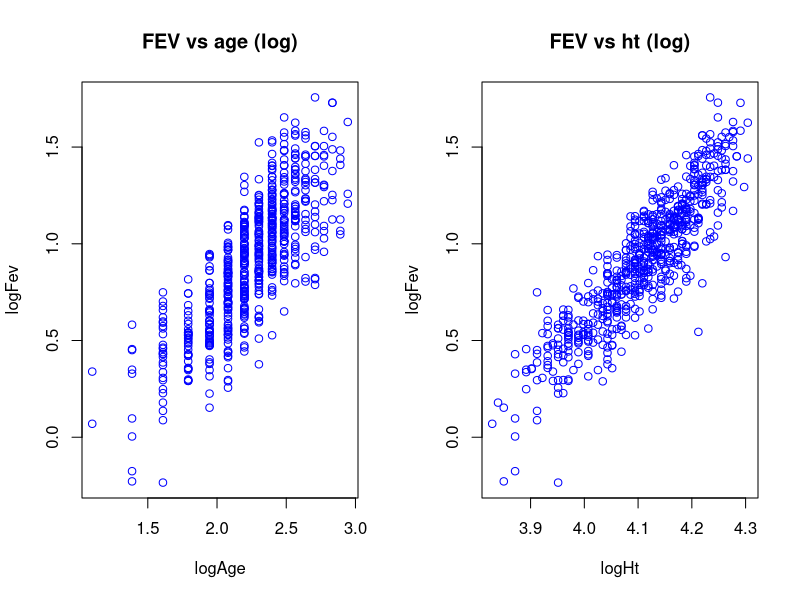

The R script that drew this image:
## ---- chunk 1
a2 = read.table("DataA2.txt", sep=" ", header=T)
logFev <- log(a2$fev); logAge <- log(a2$age); logHt <- log(a2$ht)
par(mfrow = c(1,2))
plot(logAge, logFev, type="p", col="blue", pch=21, main="FEV vs age (log)")
plot(logHt, logFev, type="p", col="blue", pch=21, main="FEV vs ht (log)")
mod1 = lm(logFev~logAge+logHt)
## ---- chunk 2
# MLR ANOVA, adjusted R^2 
set.seed(1)
N <- 10; u <- sample(length(logFev), N)
logFevA <- logFev[u]; logAgeA<-logAge[u]
rA <- rnorm(N) # a new potential predictor, random noise 

mod2 = lm(logFevA~logAgeA)
mod3 = lm(logFevA~logAgeA+rA)
summary(mod2)  # SLR ANOVA
summary(mod3)  # MLR ANOVA
# Note, adjusted R^2 went down, it is a better measure
# if a model is fitting, i.e. fev can be well predicted by l.c. of age
## ---- chunk 3
# MLR ANOVA w/r interaction 
mod4 = lm(logFev ~ logAge + logHt)  # additive model
mod5 = lm(logFev ~ logAge * logHt)  # model with interaction
# equivalent to lm(logFev ~ logAge + logHt + logAge:logHt)
summary(mod4)
summary(mod5)
# Note
# age x ht is statistically significant from summary, given other terms are in the model
# MSE is smaller; larger R^2_{adj}
